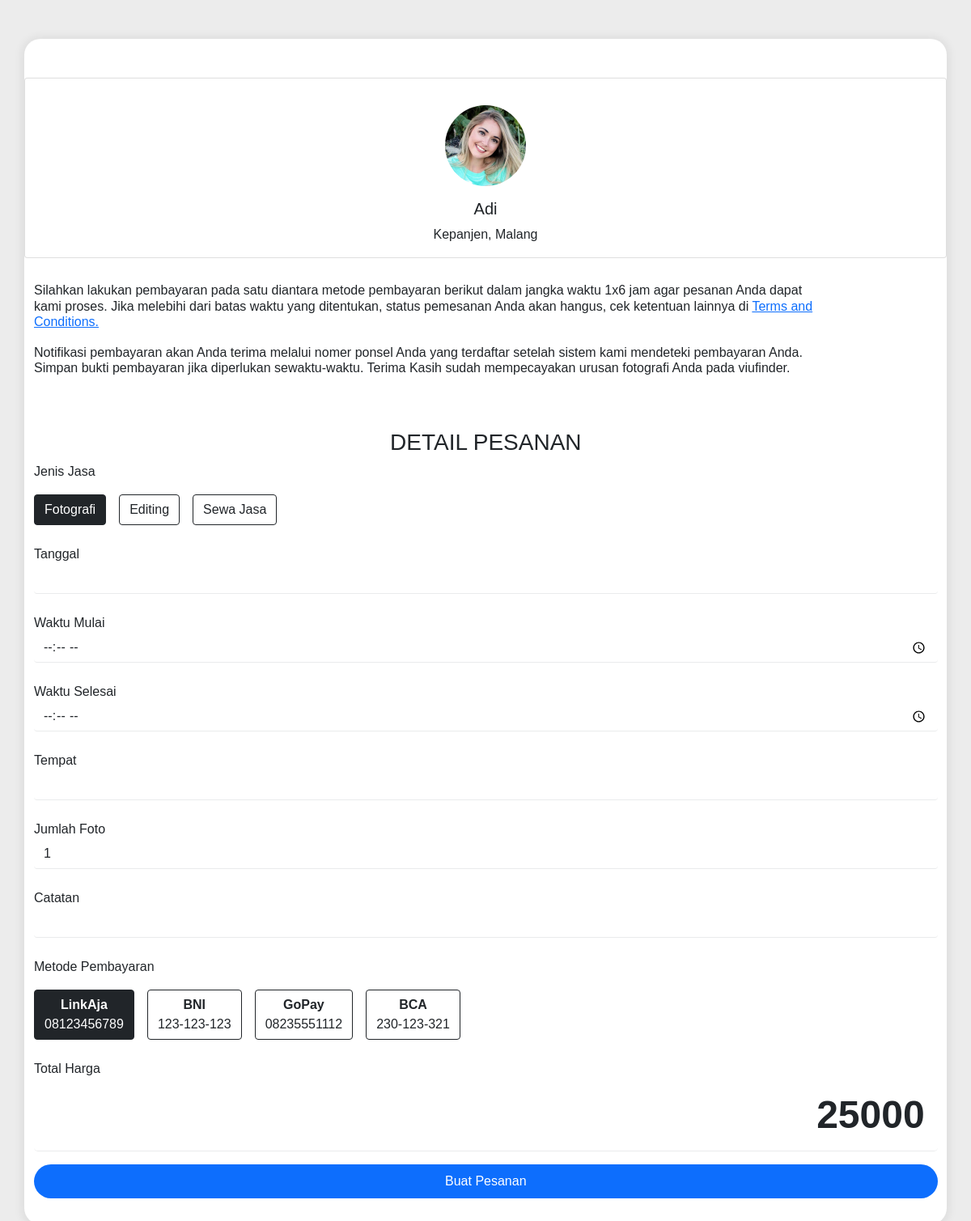
Screenshot of /pemesanan.php?id=1 (signed in) with the database file from the repository.
### tables this page shows
CREATE TABLE `penyedia_jasa` (
    `pjasa_id` int(11) NOT NULL AUTO_INCREMENT,
    `pjasa_nama` varchar(100),
    `pjasa_kontak` varchar(15),
    `pjasa_alamat` varchar(1024),
    `pjasa_tempatlahir` varchar(200),
    `pjasa_tanggallahir` date,
    `pjasa_foto` mediumblob,
    `pjasa_jkel` varchar(2),
    `pjasa_email` varchar(100) NOT NULL,
    `pjasa_password` varchar(100) NOT NULL,
    `pjasa_statusaktif` varchar(100),
    PRIMARY KEY (`pjasa_id`)
);

CREATE TABLE `metode_bayar` (
    `mtd_id` int NOT NULL AUTO_INCREMENT,
    `mtd_nama` varchar(256),
    `mtd_deskripsi` varchar(1024),
    `mtd_nomertf` varchar(100),
    PRIMARY KEY (`mtd_id`)
);

### pemesanan.php (the view, shortened to what this page needs)
<?php
include_once("database/db_connection.php");
$pjasaid = $_GET['id'];
$query = "SELECT * FROM penyedia_jasa WHERE pjasa_id = '$pjasaid'";
$pjasadata = mysqli_fetch_assoc(mysqli_query($conn, $query));
?>
<!doctype html>
<html>
<head>
        <link href='' rel='stylesheet'>
        <link href="assets/css/style.css" rel="stylesheet">
        <link href="https://cdn.jsdelivr.net/npm/bootstrap@5.1.3/dist/css/bootstrap.min.css" rel="stylesheet">
</head>
<body oncontextmenu='return false' class='snippet-body'>
<div class="container m-5 mx-auto">
    <div class="row main">
        <div class="col-lg-6 col-12 my-5 rcol">
        <div class="row r1">
                <div class="card text-center">
                    <img src="/assets/img/blog/comments-1.jpg" width=100px height=100px style="margin-top: 3%;" class="rounded-circle mx-auto" alt="...">
                    <div class="card-body">
                        <h5 class="card-title"><?php echo $pjasadata['pjasa_nama']?></h5>
                        <h7><?php echo $pjasadata['pjasa_alamat'];?></h7>
                    </div>
                </div>
            </div>
            <div class="row r4 text-justify" style="width: 90%;">
                <h6 class="payment-method" style="margin-bottom: 1px;">Silahkan lakukan pembayaran pada satu diantara metode pembayaran berikut
                    dalam jangka waktu 1x6 jam agar pesanan Anda dapat kami proses. Jika melebihi dari batas waktu yang ditentukan, status
                    pemesanan Anda akan hangus, cek ketentuan lainnya di <a href="#">Terms and Conditions.</a><br> <br>
                    Notifikasi pembayaran akan Anda terima melalui nomer ponsel
                    Anda yang terdaftar setelah sistem kami mendeteki pembayaran Anda. Simpan bukti pembayaran jika diperlukan sewaktu-waktu.
                    Terima Kasih sudah mempecayakan urusan fotografi Anda pada viufinder.
                </h6>
            </div>
        </div>
        <div class="col mx-auto my-3" style="padding-right: 1%;">
        <h3 class="product text-center">DETAIL PESANAN</h3>
            <form action="" method="post">
                <p>Jenis Jasa</p>
                <?php
                    include_once("database/db_connection.php");
                    $query = "SELECT * FROM penyedia_jasa_rangkap WHERE pjasa_id = '$pjasaid'";
                    $result = mysqli_query($conn, $query);
                    $row = mysqli_fetch_assoc($result);
                    if(!is_null($row['ftg_id'])) {
                        echo "<div class='form-check-inline'>";
                        echo "<label class='btn btn-outline-dark' for='jenisjasaftg'>Fotografi</label>";
                        echo "</div>";
                    }
                    if(!is_null($row['edtr_id'])) {
                        echo "<div class='form-check-inline'>";
                        echo "<label class='btn btn-outline-dark' for='jenisjasaedtr'>Editing</label>";
                        echo "</div>";
                    }
                    if(!is_null($row['palat_id'])) {
                        echo "<div class='form-check-inline'>";
                        echo "<label class='btn btn-outline-dark' for='jenisjasapalat'>Sewa Jasa</label>";
                        echo "</div>";
                    }
                ?>
                <div class="form-group">
                    <label><br>Tanggal</label>
                    <div class="input-group">
                        <input class="form-control" name="tanggal" type="text" pattern="[0-9]{4}-[0-9]{2}-[0-9]{2}" required>
                    </div>
                </div>
                <div class="form-group">
                    <label><br>Waktu Mulai</label>
                    <div class="input-group">
                        <input class="form-control" name="waktu-mulai" type="time" required>
                    </div>
                </div>
                <div class="form-group">
                    <label><br>Waktu Selesai</label>
                    <div class="input-group">
                        <input class="form-control" name="waktu-selesai" type="time" required>
                    </div>
                </div>
                <div class="form-group">
                    <label><br>Tempat</label>
                    <div class="input-group">
                        <input class="form-control" name="tempat" type="text" required>
                    </div>
                </div>
                <div class="form-group">
                    <label for="jumlah"><br>Jumlah</label>
                    <div name="jumlah" class="input-group">
                    </div>
                </div>
                <div class="form-group">
                    <label><br>Catatan</label>
                    <div class="input-group">
                        <input class="form-control" name="catatan" type="text" required>
                    </div>
                </div>
                <p><br>Metode Pembayaran<br></p>
                <?php
                    include_once("database/db_connection.php");
                    $query = "SELECT * FROM metode_bayar";
                    $result = mysqli_query($conn, $query);
                    while($row = $result->fetch_assoc()){
                        $id = $row['mtd_id'];
                        $nama = $row['mtd_nama'];
                        $notf = $row['mtd_nomertf'];
                        echo "<div class='form-check-inline'>";
                        echo "<label class='btn btn-outline-dark' for='metodebayar".$id."'><b>".$nama."</b><br>".$notf."</label>";
                        echo "</div>";
                    }
                ?>
                <div class="form-group">
                    <label><br>Total Harga</label>
                    <div class="input-group">
                        <input class="form-control form-control-lg" name="harga" type="text" value="00" disabled readonly>
                    </div>
                </div>
                <div class="form-group my-3 d-grid gap-2">
                    <button class="form-control-lg btn btn-primary btn-block" type="submit">Buat Pesanan</button>
                </div>
            </form>
        </div>
    </div>
</div>
</body>
</html>

### assets/css/style.css (style rules this page uses)
body { font-family: "Open Sans", sans-serif; color: #444444; }
a { text-decoration: none; color: #0880e8; }
h1, h2, h3, h4, h5, h6 { font-family: "Raleway", sans-serif; }

### pemesanan.php (style rules this page uses)
body { background: rgb(236, 236, 236); font-family: Arial, Helvetica, sans-serif }
input[name=harga] { background: red; }
.container { background: #fff !important; border: none; border-radius: 20px; box-shadow: 0 1px 10px 5px rgba(0, 0, 0, 0.05); }
h6.payment-method { margin-top: 30px }
.form-control { border: none; border-radius: none; border-bottom: 1px solid #a9abae3d }
.btn.btn-primary { border: none; border-radius: 40px; }
@media screen and (max-width: 1200px) { .rcol { width: 100% } }
input[name=harga] { background: white !important; font-size: 48px !important; font-weight: bold !important; text-align: right !important; }

### rows the page displays
penyedia_jasa: pjasa_nama "Adi", pjasa_alamat "Kepanjen, Malang"
metode_bayar: mtd_nama "LinkAja", mtd_nomertf "08123456789"
metode_bayar: mtd_nama "BNI", mtd_nomertf "123-123-123"
metode_bayar: mtd_nama "GoPay", mtd_nomertf "08235551112"
metode_bayar: mtd_nama "BCA", mtd_nomertf "230-123-321"
